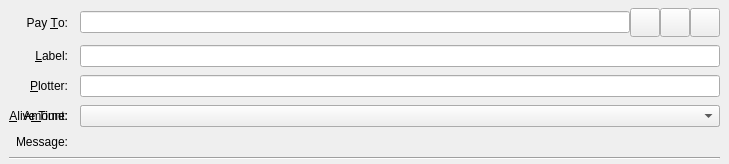
<?xml version="1.0" encoding="UTF-8"?>
<ui version="4.0">
 <class>SendCoinsEntry</class>
 <widget class="QStackedWidget" name="SendCoinsEntry">
  <property name="geometry">
   <rect>
    <x>0</x>
    <y>0</y>
    <width>729</width>
    <height>150</height>
   </rect>
  </property>
  <property name="focusPolicy">
   <enum>Qt::TabFocus</enum>
  </property>
  <property name="autoFillBackground">
   <bool>false</bool>
  </property>
  <widget class="QFrame" name="SendCoins">
   <property name="toolTip">
    <string>This is a normal payment.</string>
   </property>
   <property name="frameShape">
    <enum>QFrame::NoFrame</enum>
   </property>
   <layout class="QGridLayout" name="gridLayout">
    <property name="topMargin">
     <number>8</number>
    </property>
    <property name="bottomMargin">
     <number>4</number>
    </property>
    <property name="horizontalSpacing">
     <number>12</number>
    </property>
    <property name="verticalSpacing">
     <number>8</number>
    </property>
    <item row="0" column="0">
     <widget class="QLabel" name="payToLabel">
      <property name="text">
       <string>Pay &amp;To:</string>
      </property>
      <property name="alignment">
       <set>Qt::AlignRight|Qt::AlignTrailing|Qt::AlignVCenter</set>
      </property>
      <property name="buddy">
       <cstring>payTo</cstring>
      </property>
     </widget>
    </item>
    <item row="0" column="1">
     <layout class="QHBoxLayout" name="payToLayout">
      <property name="spacing">
       <number>0</number>
      </property>
      <item>
       <widget class="QValidatedLineEdit" name="payTo">
        <property name="toolTip">
         <string>The BFScoin address to send the payment to</string>
        </property>
       </widget>
      </item>
      <item>
       <widget class="QToolButton" name="addressBookButton">
        <property name="toolTip">
         <string>Choose previously used address</string>
        </property>
        <property name="text">
         <string/>
        </property>
        <property name="icon">
         <iconset resource="../bitcoin.qrc">
          <normaloff>:/icons/address-book</normaloff>:/icons/address-book</iconset>
        </property>
        <property name="iconSize">
         <size>
          <width>22</width>
          <height>22</height>
         </size>
        </property>
        <property name="shortcut">
         <string>Alt+A</string>
        </property>
       </widget>
      </item>
      <item>
       <widget class="QToolButton" name="pasteButton">
        <property name="toolTip">
         <string>Paste address from clipboard</string>
        </property>
        <property name="text">
         <string/>
        </property>
        <property name="icon">
         <iconset resource="../bitcoin.qrc">
          <normaloff>:/icons/editpaste</normaloff>:/icons/editpaste</iconset>
        </property>
        <property name="iconSize">
         <size>
          <width>22</width>
          <height>22</height>
         </size>
        </property>
        <property name="shortcut">
         <string>Alt+P</string>
        </property>
       </widget>
      </item>
      <item>
       <widget class="QToolButton" name="deleteButton">
        <property name="toolTip">
         <string>Remove this entry</string>
        </property>
        <property name="text">
         <string/>
        </property>
        <property name="icon">
         <iconset resource="../bitcoin.qrc">
          <normaloff>:/icons/remove</normaloff>:/icons/remove</iconset>
        </property>
        <property name="iconSize">
         <size>
          <width>22</width>
          <height>22</height>
         </size>
        </property>
       </widget>
      </item>
     </layout>
    </item>
    <item row="1" column="0">
     <widget class="QLabel" name="labellLabel">
      <property name="text">
       <string>&amp;Label:</string>
      </property>
      <property name="alignment">
       <set>Qt::AlignRight|Qt::AlignTrailing|Qt::AlignVCenter</set>
      </property>
      <property name="buddy">
       <cstring>addAsLabel</cstring>
      </property>
     </widget>
    </item>
    <item row="1" column="1">
     <widget class="QLineEdit" name="addAsLabel">
      <property name="toolTip">
       <string>Enter a label for this address to add it to the list of used addresses</string>
      </property>
     </widget>
    </item>
    <item row="3" column="0">
     <widget class="QLabel" name="amountLabel">
      <property name="text">
       <string>A&amp;mount:</string>
      </property>
      <property name="alignment">
       <set>Qt::AlignRight|Qt::AlignTrailing|Qt::AlignVCenter</set>
      </property>
      <property name="buddy">
       <cstring>payAmount</cstring>
      </property>
     </widget>
    </item>
    <item row="4" column="0">
     <widget class="QLabel" name="messageLabel">
      <property name="text">
       <string>Message:</string>
      </property>
      <property name="alignment">
       <set>Qt::AlignRight|Qt::AlignTrailing|Qt::AlignVCenter</set>
      </property>
     </widget>
    </item>
    <item row="3" column="1">
     <layout class="QHBoxLayout" name="horizontalLayoutAmount" stretch="0,1,0">
      <item>
       <widget class="BitcoinAmountField" name="payAmount"/>
      </item>
      <item>
       <widget class="QCheckBox" name="checkboxSubtractFeeFromAmount">
        <property name="toolTip">
         <string>The fee will be deducted from the amount being sent. The recipient will receive less BFSs than you enter in the amount field. If multiple recipients are selected, the fee is split equally.</string>
        </property>
        <property name="text">
         <string>S&amp;ubtract fee from amount</string>
        </property>
       </widget>
      </item>
      <item>
       <widget class="QPushButton" name="useAvailableBalanceButton">
        <property name="text">
         <string>Use available balance</string>
        </property>
       </widget>
      </item>
     </layout>
    </item>
    <item row="4" column="1">
     <widget class="QLabel" name="messageTextLabel">
      <property name="toolTip">
       <string>A message that was attached to the bfscoin: URI which will be stored with the transaction for your reference. Note: This message will not be sent over the BFScoin network.</string>
      </property>
     </widget>
    </item>
    <item row="5" column="0" colspan="2">
     <widget class="Line" name="line">
      <property name="orientation">
       <enum>Qt::Horizontal</enum>
      </property>
     </widget>
    </item>
    <item row="2" column="0">
     <widget class="QLabel" name="plotterPassphraseLabel">
      <property name="text">
       <string>&amp;Plotter:</string>
      </property>
      <property name="alignment">
       <set>Qt::AlignRight|Qt::AlignTrailing|Qt::AlignVCenter</set>
      </property>
      <property name="buddy">
       <cstring>plotterPassphrase</cstring>
      </property>
     </widget>
    </item>
    <item row="2" column="1">
     <widget class="QValidatedLineEdit" name="plotterPassphrase">
      <property name="toolTip">
       <string>Enter your plotter passphrase or bind hex data</string>
      </property>
      <property name="echoMode">
       <enum>QLineEdit::Password</enum>
      </property>
     </widget>
    </item>
    <item row="3" column="0">
     <widget class="QLabel" name="plotterDataAliveHeightLabel">
      <property name="text">
       <string>&amp;Alive Time:</string>
      </property>
      <property name="alignment">
       <set>Qt::AlignRight|Qt::AlignTrailing|Qt::AlignVCenter</set>
      </property>
      <property name="buddy">
       <cstring>plotterDataValidHeightSelector</cstring>
      </property>
     </widget>
    </item>
    <item row="3" column="1">
     <widget class="QComboBox" name="plotterDataValidHeightSelector" />
    </item>
   </layout>
  </widget>
  <widget class="QFrame" name="SendCoins_UnauthenticatedPaymentRequest">
   <property name="palette">
    <palette>
     <active>
      <colorrole role="WindowText">
       <brush brushstyle="SolidPattern">
        <color alpha="255">
         <red>0</red>
         <green>0</green>
         <blue>0</blue>
        </color>
       </brush>
      </colorrole>
      <colorrole role="Button">
       <brush brushstyle="SolidPattern">
        <color alpha="255">
         <red>255</red>
         <green>255</green>
         <blue>127</blue>
        </color>
       </brush>
      </colorrole>
      <colorrole role="Light">
       <brush brushstyle="SolidPattern">
        <color alpha="255">
         <red>255</red>
         <green>255</green>
         <blue>255</blue>
        </color>
       </brush>
      </colorrole>
      <colorrole role="Midlight">
       <brush brushstyle="SolidPattern">
        <color alpha="255">
         <red>255</red>
         <green>255</green>
         <blue>191</blue>
        </color>
       </brush>
      </colorrole>
      <colorrole role="Dark">
       <brush brushstyle="SolidPattern">
        <color alpha="255">
         <red>127</red>
         <green>127</green>
         <blue>63</blue>
        </color>
       </brush>
      </colorrole>
      <colorrole role="Mid">
       <brush brushstyle="SolidPattern">
        <color alpha="255">
         <red>170</red>
         <green>170</green>
         <blue>84</blue>
        </color>
       </brush>
      </colorrole>
      <colorrole role="Text">
       <brush brushstyle="SolidPattern">
        <color alpha="255">
         <red>0</red>
         <green>0</green>
         <blue>0</blue>
        </color>
       </brush>
      </colorrole>
      <colorrole role="BrightText">
       <brush brushstyle="SolidPattern">
        <color alpha="255">
         <red>255</red>
         <green>255</green>
         <blue>255</blue>
        </color>
       </brush>
      </colorrole>
      <colorrole role="ButtonText">
       <brush brushstyle="SolidPattern">
        <color alpha="255">
         <red>0</red>
         <green>0</green>
         <blue>0</blue>
        </color>
       </brush>
      </colorrole>
      <colorrole role="Base">
       <brush brushstyle="SolidPattern">
        <color alpha="255">
         <red>255</red>
         <green>255</green>
         <blue>255</blue>
        </color>
       </brush>
      </colorrole>
      <colorrole role="Window">
       <brush brushstyle="SolidPattern">
        <color alpha="255">
         <red>255</red>
         <green>255</green>
         <blue>127</blue>
        </color>
       </brush>
      </colorrole>
      <colorrole role="Shadow">
       <brush brushstyle="SolidPattern">
        <color alpha="255">
         <red>0</red>
         <green>0</green>
         <blue>0</blue>
        </color>
       </brush>
      </colorrole>
      <colorrole role="AlternateBase">
       <brush brushstyle="SolidPattern">
        <color alpha="255">
         <red>255</red>
         <green>255</green>
         <blue>191</blue>
        </color>
       </brush>
      </colorrole>
      <colorrole role="ToolTipBase">
       <brush brushstyle="SolidPattern">
        <color alpha="255">
         <red>255</red>
         <green>255</green>
         <blue>220</blue>
        </color>
       </brush>
      </colorrole>
      <colorrole role="ToolTipText">
       <brush brushstyle="SolidPattern">
        <color alpha="255">
         <red>0</red>
         <green>0</green>
         <blue>0</blue>
        </color>
       </brush>
      </colorrole>
     </active>
     <inactive>
      <colorrole role="WindowText">
       <brush brushstyle="SolidPattern">
        <color alpha="255">
         <red>0</red>
         <green>0</green>
         <blue>0</blue>
        </color>
       </brush>
      </colorrole>
      <colorrole role="Button">
       <brush brushstyle="SolidPattern">
        <color alpha="255">
         <red>255</red>
         <green>255</green>
         <blue>127</blue>
        </color>
       </brush>
      </colorrole>
      <colorrole role="Light">
       <brush brushstyle="SolidPattern">
        <color alpha="255">
         <red>255</red>
         <green>255</green>
         <blue>255</blue>
        </color>
       </brush>
      </colorrole>
      <colorrole role="Midlight">
       <brush brushstyle="SolidPattern">
        <color alpha="255">
         <red>255</red>
         <green>255</green>
         <blue>191</blue>
        </color>
       </brush>
      </colorrole>
      <colorrole role="Dark">
       <brush brushstyle="SolidPattern">
        <color alpha="255">
         <red>127</red>
         <green>127</green>
         <blue>63</blue>
        </color>
       </brush>
      </colorrole>
      <colorrole role="Mid">
       <brush brushstyle="SolidPattern">
        <color alpha="255">
         <red>170</red>
         <green>170</green>
         <blue>84</blue>
        </color>
       </brush>
      </colorrole>
      <colorrole role="Text">
       <brush brushstyle="SolidPattern">
        <color alpha="255">
         <red>0</red>
         <green>0</green>
         <blue>0</blue>
        </color>
       </brush>
      </colorrole>
      <colorrole role="BrightText">
       <brush brushstyle="SolidPattern">
        <color alpha="255">
         <red>255</red>
         <green>255</green>
         <blue>255</blue>
        </color>
       </brush>
      </colorrole>
      <colorrole role="ButtonText">
       <brush brushstyle="SolidPattern">
        <color alpha="255">
         <red>0</red>
         <green>0</green>
         <blue>0</blue>
        </color>
       </brush>
      </colorrole>
      <colorrole role="Base">
       <brush brushstyle="SolidPattern">
        <color alpha="255">
         <red>255</red>
         <green>255</green>
         <blue>255</blue>
        </color>
       </brush>
      </colorrole>
      <colorrole role="Window">
       <brush brushstyle="SolidPattern">
        <color alpha="255">
         <red>255</red>
         <green>255</green>
         <blue>127</blue>
        </color>
       </brush>
      </colorrole>
      <colorrole role="Shadow">
       <brush brushstyle="SolidPattern">
        <color alpha="255">
         <red>0</red>
         <green>0</green>
         <blue>0</blue>
        </color>
       </brush>
      </colorrole>
      <colorrole role="AlternateBase">
       <brush brushstyle="SolidPattern">
        <color alpha="255">
         <red>255</red>
         <green>255</green>
         <blue>191</blue>
        </color>
       </brush>
      </colorrole>
      <colorrole role="ToolTipBase">
       <brush brushstyle="SolidPattern">
        <color alpha="255">
         <red>255</red>
         <green>255</green>
         <blue>220</blue>
        </color>
       </brush>
      </colorrole>
      <colorrole role="ToolTipText">
       <brush brushstyle="SolidPattern">
        <color alpha="255">
         <red>0</red>
         <green>0</green>
         <blue>0</blue>
        </color>
       </brush>
      </colorrole>
     </inactive>
     <disabled>
      <colorrole role="WindowText">
       <brush brushstyle="SolidPattern">
        <color alpha="255">
         <red>127</red>
         <green>127</green>
         <blue>63</blue>
        </color>
       </brush>
      </colorrole>
      <colorrole role="Button">
       <brush brushstyle="SolidPattern">
        <color alpha="255">
         <red>255</red>
         <green>255</green>
         <blue>127</blue>
        </color>
       </brush>
      </colorrole>
      <colorrole role="Light">
       <brush brushstyle="SolidPattern">
        <color alpha="255">
         <red>255</red>
         <green>255</green>
         <blue>255</blue>
        </color>
       </brush>
      </colorrole>
      <colorrole role="Midlight">
       <brush brushstyle="SolidPattern">
        <color alpha="255">
         <red>255</red>
         <green>255</green>
         <blue>191</blue>
        </color>
       </brush>
      </colorrole>
      <colorrole role="Dark">
       <brush brushstyle="SolidPattern">
        <color alpha="255">
         <red>127</red>
         <green>127</green>
         <blue>63</blue>
        </color>
       </brush>
      </colorrole>
      <colorrole role="Mid">
       <brush brushstyle="SolidPattern">
        <color alpha="255">
         <red>170</red>
         <green>170</green>
         <blue>84</blue>
        </color>
       </brush>
      </colorrole>
      <colorrole role="Text">
       <brush brushstyle="SolidPattern">
        <color alpha="255">
         <red>127</red>
         <green>127</green>
         <blue>63</blue>
        </color>
       </brush>
      </colorrole>
      <colorrole role="BrightText">
       <brush brushstyle="SolidPattern">
        <color alpha="255">
         <red>255</red>
         <green>255</green>
         <blue>255</blue>
        </color>
       </brush>
      </colorrole>
      <colorrole role="ButtonText">
       <brush brushstyle="SolidPattern">
        <color alpha="255">
         <red>127</red>
         <green>127</green>
         <blue>63</blue>
        </color>
       </brush>
      </colorrole>
      <colorrole role="Base">
       <brush brushstyle="SolidPattern">
        <color alpha="255">
         <red>255</red>
         <green>255</green>
         <blue>127</blue>
        </color>
       </brush>
      </colorrole>
      <colorrole role="Window">
       <brush brushstyle="SolidPattern">
        <color alpha="255">
         <red>255</red>
         <green>255</green>
         <blue>127</blue>
        </color>
       </brush>
      </colorrole>
      <colorrole role="Shadow">
       <brush brushstyle="SolidPattern">
        <color alpha="255">
         <red>0</red>
         <green>0</green>
         <blue>0</blue>
        </color>
       </brush>
      </colorrole>
      <colorrole role="AlternateBase">
       <brush brushstyle="SolidPattern">
        <color alpha="255">
         <red>255</red>
         <green>255</green>
         <blue>127</blue>
        </color>
       </brush>
      </colorrole>
      <colorrole role="ToolTipBase">
       <brush brushstyle="SolidPattern">
        <color alpha="255">
         <red>255</red>
         <green>255</green>
         <blue>220</blue>
        </color>
       </brush>
      </colorrole>
      <colorrole role="ToolTipText">
       <brush brushstyle="SolidPattern">
        <color alpha="255">
         <red>0</red>
         <green>0</green>
         <blue>0</blue>
        </color>
       </brush>
      </colorrole>
     </disabled>
    </palette>
   </property>
   <property name="toolTip">
    <string>This is an unauthenticated payment request.</string>
   </property>
   <property name="autoFillBackground">
    <bool>true</bool>
   </property>
   <property name="frameShape">
    <enum>QFrame::NoFrame</enum>
   </property>
   <layout class="QGridLayout" name="gridLayout_is">
    <property name="spacing">
     <number>12</number>
    </property>
    <item row="0" column="0">
     <widget class="QLabel" name="payToLabel_is">
      <property name="minimumSize">
       <size>
        <width>80</width>
        <height>0</height>
       </size>
      </property>
      <property name="text">
       <string>Pay To:</string>
      </property>
      <property name="alignment">
       <set>Qt::AlignRight|Qt::AlignTrailing|Qt::AlignVCenter</set>
      </property>
     </widget>
    </item>
    <item row="0" column="1">
     <layout class="QHBoxLayout" name="payToLayout_is">
      <property name="spacing">
       <number>0</number>
      </property>
      <item>
       <widget class="QLabel" name="payTo_is"/>
      </item>
      <item>
       <widget class="QToolButton" name="deleteButton_is">
        <property name="toolTip">
         <string>Remove this entry</string>
        </property>
        <property name="text">
         <string/>
        </property>
        <property name="icon">
         <iconset resource="../bitcoin.qrc">
          <normaloff>:/icons/remove</normaloff>:/icons/remove</iconset>
        </property>
       </widget>
      </item>
     </layout>
    </item>
    <item row="1" column="0">
     <widget class="QLabel" name="memoLabel_is">
      <property name="minimumSize">
       <size>
        <width>80</width>
        <height>0</height>
       </size>
      </property>
      <property name="text">
       <string>Memo:</string>
      </property>
      <property name="alignment">
       <set>Qt::AlignRight|Qt::AlignTrailing|Qt::AlignVCenter</set>
      </property>
     </widget>
    </item>
    <item row="1" column="1">
     <widget class="QLabel" name="memoTextLabel_is">
      <property name="textFormat">
       <enum>Qt::PlainText</enum>
      </property>
     </widget>
    </item>
    <item row="2" column="0">
     <widget class="QLabel" name="amountLabel_is">
      <property name="minimumSize">
       <size>
        <width>80</width>
        <height>0</height>
       </size>
      </property>
      <property name="text">
       <string>A&amp;mount:</string>
      </property>
      <property name="alignment">
       <set>Qt::AlignRight|Qt::AlignTrailing|Qt::AlignVCenter</set>
      </property>
      <property name="buddy">
       <cstring>payAmount_is</cstring>
      </property>
     </widget>
    </item>
    <item row="2" column="1">
     <widget class="BitcoinAmountField" name="payAmount_is">
      <property name="acceptDrops">
       <bool>false</bool>
      </property>
     </widget>
    </item>
   </layout>
  </widget>
  <widget class="QFrame" name="SendCoins_AuthenticatedPaymentRequest">
   <property name="palette">
    <palette>
     <active>
      <colorrole role="WindowText">
       <brush brushstyle="SolidPattern">
        <color alpha="255">
         <red>0</red>
         <green>0</green>
         <blue>0</blue>
        </color>
       </brush>
      </colorrole>
      <colorrole role="Button">
       <brush brushstyle="SolidPattern">
        <color alpha="255">
         <red>140</red>
         <green>232</green>
         <blue>119</blue>
        </color>
       </brush>
      </colorrole>
      <colorrole role="Light">
       <brush brushstyle="SolidPattern">
        <color alpha="255">
         <red>230</red>
         <green>255</green>
         <blue>224</blue>
        </color>
       </brush>
      </colorrole>
      <colorrole role="Midlight">
       <brush brushstyle="SolidPattern">
        <color alpha="255">
         <red>185</red>
         <green>243</green>
         <blue>171</blue>
        </color>
       </brush>
      </colorrole>
      <colorrole role="Dark">
       <brush brushstyle="SolidPattern">
        <color alpha="255">
         <red>70</red>
         <green>116</green>
         <blue>59</blue>
        </color>
       </brush>
      </colorrole>
      <colorrole role="Mid">
       <brush brushstyle="SolidPattern">
        <color alpha="255">
         <red>93</red>
         <green>155</green>
         <blue>79</blue>
        </color>
       </brush>
      </colorrole>
      <colorrole role="Text">
       <brush brushstyle="SolidPattern">
        <color alpha="255">
         <red>0</red>
         <green>0</green>
         <blue>0</blue>
        </color>
       </brush>
      </colorrole>
      <colorrole role="BrightText">
       <brush brushstyle="SolidPattern">
        <color alpha="255">
         <red>155</red>
         <green>255</green>
         <blue>147</blue>
        </color>
       </brush>
      </colorrole>
      <colorrole role="ButtonText">
       <brush brushstyle="SolidPattern">
        <color alpha="255">
         <red>0</red>
         <green>0</green>
         <blue>0</blue>
        </color>
       </brush>
      </colorrole>
      <colorrole role="Base">
       <brush brushstyle="SolidPattern">
        <color alpha="255">
         <red>119</red>
         <green>255</green>
         <blue>233</blue>
        </color>
       </brush>
      </colorrole>
      <colorrole role="Window">
       <brush brushstyle="SolidPattern">
        <color alpha="255">
         <red>140</red>
         <green>232</green>
         <blue>119</blue>
        </color>
       </brush>
      </colorrole>
      <colorrole role="Shadow">
       <brush brushstyle="SolidPattern">
        <color alpha="255">
         <red>0</red>
         <green>0</green>
         <blue>0</blue>
        </color>
       </brush>
      </colorrole>
      <colorrole role="AlternateBase">
       <brush brushstyle="SolidPattern">
        <color alpha="255">
         <red>197</red>
         <green>243</green>
         <blue>187</blue>
        </color>
       </brush>
      </colorrole>
      <colorrole role="NoRole">
       <brush brushstyle="SolidPattern">
        <color alpha="255">
         <red>125</red>
         <green>194</green>
         <blue>122</blue>
        </color>
       </brush>
      </colorrole>
      <colorrole role="ToolTipBase">
       <brush brushstyle="SolidPattern">
        <color alpha="255">
         <red>255</red>
         <green>255</green>
         <blue>220</blue>
        </color>
       </brush>
      </colorrole>
      <colorrole role="ToolTipText">
       <brush brushstyle="SolidPattern">
        <color alpha="255">
         <red>0</red>
         <green>0</green>
         <blue>0</blue>
        </color>
       </brush>
      </colorrole>
     </active>
     <inactive>
      <colorrole role="WindowText">
       <brush brushstyle="SolidPattern">
        <color alpha="255">
         <red>0</red>
         <green>0</green>
         <blue>0</blue>
        </color>
       </brush>
      </colorrole>
      <colorrole role="Button">
       <brush brushstyle="SolidPattern">
        <color alpha="255">
         <red>140</red>
         <green>232</green>
         <blue>119</blue>
        </color>
       </brush>
      </colorrole>
      <colorrole role="Light">
       <brush brushstyle="SolidPattern">
        <color alpha="255">
         <red>230</red>
         <green>255</green>
         <blue>224</blue>
        </color>
       </brush>
      </colorrole>
      <colorrole role="Midlight">
       <brush brushstyle="SolidPattern">
        <color alpha="255">
         <red>185</red>
         <green>243</green>
         <blue>171</blue>
        </color>
       </brush>
      </colorrole>
      <colorrole role="Dark">
       <brush brushstyle="SolidPattern">
        <color alpha="255">
         <red>70</red>
         <green>116</green>
         <blue>59</blue>
        </color>
       </brush>
      </colorrole>
      <colorrole role="Mid">
       <brush brushstyle="SolidPattern">
        <color alpha="255">
         <red>93</red>
         <green>155</green>
         <blue>79</blue>
        </color>
       </brush>
      </colorrole>
      <colorrole role="Text">
       <brush brushstyle="SolidPattern">
        <color alpha="255">
         <red>0</red>
         <green>0</green>
         <blue>0</blue>
        </color>
       </brush>
      </colorrole>
      <colorrole role="BrightText">
       <brush brushstyle="SolidPattern">
        <color alpha="255">
         <red>155</red>
         <green>255</green>
         <blue>147</blue>
        </color>
       </brush>
      </colorrole>
      <colorrole role="ButtonText">
       <brush brushstyle="SolidPattern">
        <color alpha="255">
         <red>0</red>
         <green>0</green>
         <blue>0</blue>
        </color>
       </brush>
      </colorrole>
      <colorrole role="Base">
       <brush brushstyle="SolidPattern">
        <color alpha="255">
         <red>119</red>
         <green>255</green>
         <blue>233</blue>
        </color>
       </brush>
      </colorrole>
      <colorrole role="Window">
       <brush brushstyle="SolidPattern">
        <color alpha="255">
         <red>140</red>
         <green>232</green>
         <blue>119</blue>
        </color>
       </brush>
      </colorrole>
      <colorrole role="Shadow">
       <brush brushstyle="SolidPattern">
        <color alpha="255">
         <red>0</red>
         <green>0</green>
         <blue>0</blue>
        </color>
       </brush>
      </colorrole>
      <colorrole role="AlternateBase">
       <brush brushstyle="SolidPattern">
        <color alpha="255">
         <red>197</red>
         <green>243</green>
         <blue>187</blue>
        </color>
       </brush>
      </colorrole>
      <colorrole role="NoRole">
       <brush brushstyle="SolidPattern">
        <color alpha="255">
         <red>125</red>
         <green>194</green>
         <blue>122</blue>
        </color>
       </brush>
      </colorrole>
      <colorrole role="ToolTipBase">
       <brush brushstyle="SolidPattern">
        <color alpha="255">
         <red>255</red>
         <green>255</green>
         <blue>220</blue>
        </color>
       </brush>
      </colorrole>
      <colorrole role="ToolTipText">
       <brush brushstyle="SolidPattern">
        <color alpha="255">
         <red>0</red>
         <green>0</green>
         <blue>0</blue>
        </color>
       </brush>
      </colorrole>
     </inactive>
     <disabled>
      <colorrole role="WindowText">
       <brush brushstyle="SolidPattern">
        <color alpha="255">
         <red>70</red>
         <green>116</green>
         <blue>59</blue>
        </color>
       </brush>
      </colorrole>
      <colorrole role="Button">
       <brush brushstyle="SolidPattern">
        <color alpha="255">
         <red>140</red>
         <green>232</green>
         <blue>119</blue>
        </color>
       </brush>
      </colorrole>
      <colorrole role="Light">
       <brush brushstyle="SolidPattern">
        <color alpha="255">
         <red>230</red>
         <green>255</green>
         <blue>224</blue>
        </color>
       </brush>
      </colorrole>
      <colorrole role="Midlight">
       <brush brushstyle="SolidPattern">
        <color alpha="255">
         <red>185</red>
         <green>243</green>
         <blue>171</blue>
        </color>
       </brush>
      </colorrole>
      <colorrole role="Dark">
       <brush brushstyle="SolidPattern">
        <color alpha="255">
         <red>70</red>
         <green>116</green>
         <blue>59</blue>
        </color>
       </brush>
      </colorrole>
      <colorrole role="Mid">
       <brush brushstyle="SolidPattern">
        <color alpha="255">
         <red>93</red>
         <green>155</green>
         <blue>79</blue>
        </color>
       </brush>
      </colorrole>
      <colorrole role="Text">
       <brush brushstyle="SolidPattern">
        <color alpha="255">
         <red>70</red>
         <green>116</green>
         <blue>59</blue>
        </color>
       </brush>
      </colorrole>
      <colorrole role="BrightText">
       <brush brushstyle="SolidPattern">
        <color alpha="255">
         <red>155</red>
         <green>255</green>
         <blue>147</blue>
        </color>
       </brush>
      </colorrole>
      <colorrole role="ButtonText">
       <brush brushstyle="SolidPattern">
        <color alpha="255">
         <red>70</red>
         <green>116</green>
         <blue>59</blue>
        </color>
       </brush>
      </colorrole>
      <colorrole role="Base">
       <brush brushstyle="SolidPattern">
        <color alpha="255">
         <red>140</red>
         <green>232</green>
         <blue>119</blue>
        </color>
       </brush>
      </colorrole>
      <colorrole role="Window">
       <brush brushstyle="SolidPattern">
        <color alpha="255">
         <red>140</red>
         <green>232</green>
         <blue>119</blue>
        </color>
       </brush>
      </colorrole>
      <colorrole role="Shadow">
       <brush brushstyle="SolidPattern">
        <color alpha="255">
         <red>0</red>
         <green>0</green>
         <blue>0</blue>
        </color>
       </brush>
      </colorrole>
      <colorrole role="AlternateBase">
       <brush brushstyle="SolidPattern">
        <color alpha="255">
         <red>140</red>
         <green>232</green>
         <blue>119</blue>
        </color>
       </brush>
      </colorrole>
      <colorrole role="NoRole">
       <brush brushstyle="SolidPattern">
        <color alpha="255">
         <red>125</red>
         <green>194</green>
         <blue>122</blue>
        </color>
       </brush>
      </colorrole>
      <colorrole role="ToolTipBase">
       <brush brushstyle="SolidPattern">
        <color alpha="255">
         <red>255</red>
         <green>255</green>
         <blue>220</blue>
        </color>
       </brush>
      </colorrole>
      <colorrole role="ToolTipText">
       <brush brushstyle="SolidPattern">
        <color alpha="255">
         <red>0</red>
         <green>0</green>
         <blue>0</blue>
        </color>
       </brush>
      </colorrole>
     </disabled>
    </palette>
   </property>
   <property name="toolTip">
    <string>This is an authenticated payment request.</string>
   </property>
   <property name="autoFillBackground">
    <bool>true</bool>
   </property>
   <property name="frameShape">
    <enum>QFrame::NoFrame</enum>
   </property>
   <layout class="QGridLayout" name="gridLayout_s">
    <property name="spacing">
     <number>12</number>
    </property>
    <item row="0" column="0">
     <widget class="QLabel" name="payToLabel_s">
      <property name="text">
       <string>Pay To:</string>
      </property>
      <property name="alignment">
       <set>Qt::AlignRight|Qt::AlignTrailing|Qt::AlignVCenter</set>
      </property>
     </widget>
    </item>
    <item row="0" column="1">
     <layout class="QHBoxLayout" name="payToLayout_s">
      <property name="spacing">
       <number>0</number>
      </property>
      <item>
       <widget class="QLabel" name="payTo_s">
        <property name="textFormat">
         <enum>Qt::PlainText</enum>
        </property>
       </widget>
      </item>
      <item>
       <widget class="QToolButton" name="deleteButton_s">
        <property name="toolTip">
         <string>Remove this entry</string>
        </property>
        <property name="text">
         <string/>
        </property>
        <property name="icon">
         <iconset resource="../bitcoin.qrc">
          <normaloff>:/icons/remove</normaloff>:/icons/remove</iconset>
        </property>
       </widget>
      </item>
     </layout>
    </item>
    <item row="1" column="0">
     <widget class="QLabel" name="memoLabel_s">
      <property name="text">
       <string>Memo:</string>
      </property>
      <property name="alignment">
       <set>Qt::AlignRight|Qt::AlignTrailing|Qt::AlignVCenter</set>
      </property>
     </widget>
    </item>
    <item row="1" column="1">
     <widget class="QLabel" name="memoTextLabel_s">
      <property name="textFormat">
       <enum>Qt::PlainText</enum>
      </property>
     </widget>
    </item>
    <item row="2" column="0">
     <widget class="QLabel" name="amountLabel_s">
      <property name="text">
       <string>A&amp;mount:</string>
      </property>
      <property name="alignment">
       <set>Qt::AlignRight|Qt::AlignTrailing|Qt::AlignVCenter</set>
      </property>
      <property name="buddy">
       <cstring>payAmount_s</cstring>
      </property>
     </widget>
    </item>
    <item row="2" column="1">
     <widget class="BitcoinAmountField" name="payAmount_s">
      <property name="acceptDrops">
       <bool>false</bool>
      </property>
     </widget>
    </item>
   </layout>
  </widget>
  <widget class="QFrame" name="SendCoins_BindPlotterId"/>
 </widget>
 <customwidgets>
  <customwidget>
   <class>QValidatedLineEdit</class>
   <extends>QLineEdit</extends>
   <header>qt/qvalidatedlineedit.h</header>
  </customwidget>
  <customwidget>
   <class>BitcoinAmountField</class>
   <extends>QLineEdit</extends>
   <header>qt/bitcoinamountfield.h</header>
  </customwidget>
 </customwidgets>
 <tabstops>
  <tabstop>payTo</tabstop>
  <tabstop>addressBookButton</tabstop>
  <tabstop>pasteButton</tabstop>
  <tabstop>deleteButton</tabstop>
  <tabstop>addAsLabel</tabstop>
  <tabstop>payAmount</tabstop>
  <tabstop>payAmount_is</tabstop>
  <tabstop>deleteButton_is</tabstop>
  <tabstop>payAmount_s</tabstop>
  <tabstop>deleteButton_s</tabstop>
 </tabstops>
 <resources>
  <include location="../bitcoin.qrc"/>
 </resources>
 <connections/>
</ui>
